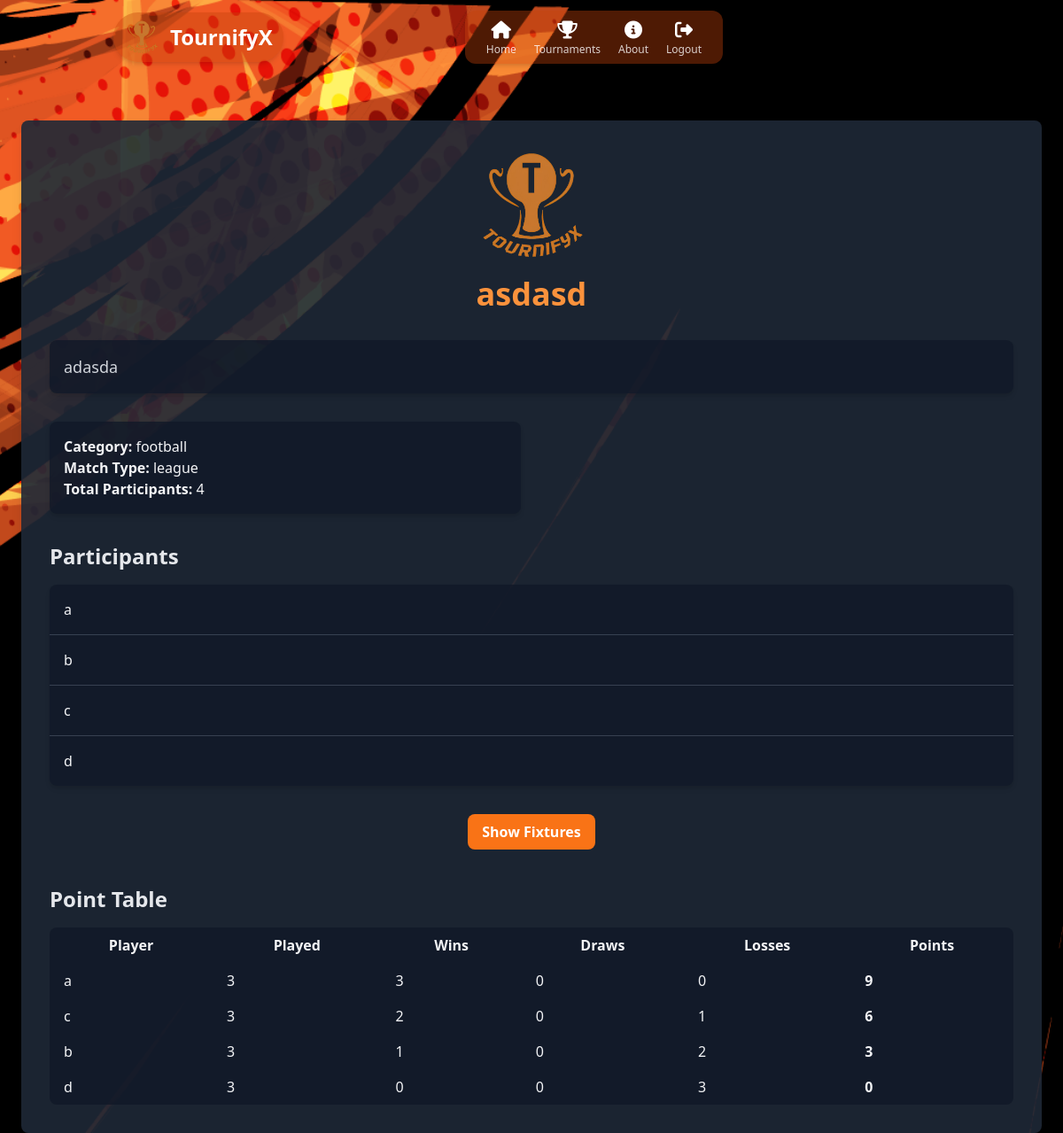
The page /tournament-dashboard/103/ (signed in) on the database its author committed.
### tournifyx/models.py (models this page shows, shortened)
class Tournament(models.Model):
    CATEGORY_CHOICES = [
        ('football', 'Football'),
        ('valorant', 'Valorant'),
        ('cricket', 'Cricket'),
        ('basketball', 'Basketball'),
    ]
    MATCH_TYPE_CHOICES = [
        ('knockout', 'Knockout'),
        ('league', 'League'),
    ]
    name = models.CharField(max_length=100)
    description = models.TextField(blank=True)
    category = models.CharField(max_length=50, choices=CATEGORY_CHOICES)
    num_participants = models.IntegerField(default=0)
    match_type = models.CharField(max_length=50, choices=MATCH_TYPE_CHOICES)
    created_by = models.ForeignKey('HostProfile', on_delete=models.CASCADE)
    code = models.CharField(max_length=6, unique=True)
    is_active = models.BooleanField(default=True)
    is_paid = models.BooleanField(default=False)
    price = models.DecimalField(max_digits=8, decimal_places=2, default=0.00)
    is_public = models.BooleanField(default=False)  # Add this line
    registration_deadline = models.DateTimeField(null=True, blank=True)

class Player(models.Model):
    tournament = models.ForeignKey(Tournament, on_delete=models.CASCADE)
    name = models.CharField(max_length=100)
    team_name = models.CharField(max_length=100, null=True, blank=True)  # Make this optional
    added_by = models.ForeignKey(HostProfile, on_delete=models.SET_NULL, null=True)

class PointTable(models.Model):
    tournament = models.ForeignKey(Tournament, on_delete=models.CASCADE)
    player = models.ForeignKey(Player, on_delete=models.CASCADE)
    matches_played = models.PositiveIntegerField(default=0)
    wins = models.PositiveIntegerField(default=0)
    losses = models.PositiveIntegerField(default=0)
    draws = models.PositiveIntegerField(default=0)
    points = models.IntegerField(default=0)
    class Meta:
        unique_together = ('tournament', 'player')

### tournifyx/views.py (the view)
# urls.py: path('tournament-dashboard/<int:tournament_id>/', views.tournament_dashboard, name='tournament_dashboard'),
@login_required
def tournament_dashboard(request, tournament_id):
    tournament = get_object_or_404(Tournament, id=tournament_id)
    participants = Player.objects.filter(tournament=tournament)
    matches = list(Match.objects.filter(tournament=tournament).select_related('player1', 'player2', 'winner'))
    for match in matches:
        match.has_result = bool(match.winner) or match.is_draw
    point_table = PointTable.objects.filter(tournament=tournament).select_related('player').order_by('-points')
    is_host = False
    if request.user.is_authenticated:
        try:
            host_profile = HostProfile.objects.get(user=request.user)
            is_host = (tournament.created_by == host_profile)
        except HostProfile.DoesNotExist:
            is_host = False
    return render(request, 'tournament_dashboard.html', {
        'tournament': tournament,
        'participants': participants,
        'matches': matches,
        'point_table': point_table,
        'is_host': is_host,
    })

### templates/tournament_dashboard.html (shortened to what this page needs)
{% extends 'base.html' %}
{% load static %}
{% block content %}
<div class="max-w-6xl mx-auto mt-10 p-8 bg-gray-800 bg-opacity-90 shadow-lg rounded-lg text-gray-100 relative z-10">
   <div class="text-center mb-8">
       <img src="/static/images/logo.png" alt="Tournament Logo" class="mx-auto w-32 h-32 mb-4">
       <h1 class="text-4xl font-bold text-orange-400">{{ tournament.name }}</h1>
   </div>
   <div class="mb-8 p-4 bg-gray-900 bg-opacity-80 shadow-md rounded-lg">
       <p class="text-lg text-gray-300">{{ tournament.description }}</p>
   </div>
   <div class="grid grid-cols-1 md:grid-cols-2 gap-6 mb-8">
       <div class="p-4 bg-gray-900 bg-opacity-80 shadow-md rounded-lg">
           <p><strong>Category:</strong> {{ tournament.category }}</p>
           <p><strong>Match Type:</strong> {{ tournament.match_type }}</p>
           <p><strong>Total Participants:</strong> {{ participants.count }}</p>
       </div>
   </div>
   <div class="mb-8">
       <h2 class="text-2xl font-semibold text-gray-200 mb-4">Participants</h2>
       <ul class="bg-gray-900 bg-opacity-80 shadow-md rounded-lg divide-y divide-gray-700">
           {% for participant in participants %}
               <li class="p-4 hover:bg-gray-700">{{ participant.name }}</li>
           {% empty %}
               <li class="p-4 text-gray-400">No participants have joined this tournament yet.</li>
           {% endfor %}
       </ul>
   </div>
   <div class="text-center mb-8">
       <button id="toggle-fixtures-btn" class="px-4 py-2 bg-orange-500 hover:bg-orange-600 text-white font-semibold rounded-lg">
           Show Fixtures
       </button>
   </div>
    <div class="mt-10">
        <h2 class="text-2xl font-semibold text-gray-200 mb-4">Point Table</h2>
        <table class="min-w-full bg-gray-900 bg-opacity-80 rounded-lg overflow-hidden">
            <thead>
                <tr>
                    <th class="px-4 py-2">Player</th>
                    <th class="px-4 py-2">Played</th>
                    <th class="px-4 py-2">Wins</th>
                    <th class="px-4 py-2">Draws</th>
                    <th class="px-4 py-2">Losses</th>
                    <th class="px-4 py-2">Points</th>
                </tr>
            </thead>
            <tbody>
                {% for entry in point_table %}
                <tr>
                    <td class="px-4 py-2">{{ entry.player.name }}</td>
                    <td class="px-4 py-2">{{ entry.matches_played }}</td>
                    <td class="px-4 py-2">{{ entry.wins }}</td>
                    <td class="px-4 py-2">{{ entry.draws }}</td>
                    <td class="px-4 py-2">{{ entry.losses }}</td>
                    <td class="px-4 py-2 font-bold">{{ entry.points }}</td>
                </tr>
                {% empty %}
                <tr><td colspan="6" class="px-4 py-2 text-gray-400">No point table data yet.</td></tr>
                {% endfor %}
            </tbody>
        </table>
    </div>
</div>
{% endblock %}

### rows shown on the page
Tournament: name "asdasd", description "adasda", category "football", match_type "league"
Player: name "a"
Player: name "b"
Player: name "c"
Player: name "d"
PointTable: player.name "a", matches_played "3", wins "3", draws "0", losses "0", points "9"
PointTable: player.name "c", matches_played "3", wins "2", draws "0", losses "1", points "6"
PointTable: player.name "b", matches_played "3", wins "1", draws "0", losses "2", points "3"
PointTable: player.name "d", matches_played "3", wins "0", draws "0", losses "3", points "0"

### other values the page prints
{{ participants.count }} "4"
